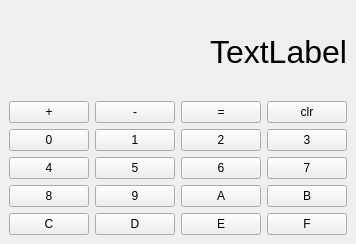
<?xml version="1.0" encoding="UTF-8"?>
<ui version="4.0">
 <class>MainWindow</class>
 <widget class="QMainWindow" name="MainWindow">
  <property name="geometry">
   <rect>
    <x>0</x>
    <y>0</y>
    <width>242</width>
    <height>244</height>
   </rect>
  </property>
  <property name="windowTitle">
   <string>Hex Calculator</string>
  </property>
  <widget class="QWidget" name="centralwidget">
   <layout class="QGridLayout" name="gridLayout">
    <item row="5" column="0">
     <widget class="QPushButton" name="buttonc">
      <property name="sizePolicy">
       <sizepolicy hsizetype="Preferred" vsizetype="Preferred">
        <horstretch>0</horstretch>
        <verstretch>0</verstretch>
       </sizepolicy>
      </property>
      <property name="text">
       <string>C</string>
      </property>
     </widget>
    </item>
    <item row="4" column="3">
     <widget class="QPushButton" name="buttonb">
      <property name="sizePolicy">
       <sizepolicy hsizetype="Preferred" vsizetype="Preferred">
        <horstretch>0</horstretch>
        <verstretch>0</verstretch>
       </sizepolicy>
      </property>
      <property name="text">
       <string>B</string>
      </property>
     </widget>
    </item>
    <item row="4" column="2">
     <widget class="QPushButton" name="buttona">
      <property name="sizePolicy">
       <sizepolicy hsizetype="Preferred" vsizetype="Preferred">
        <horstretch>0</horstretch>
        <verstretch>0</verstretch>
       </sizepolicy>
      </property>
      <property name="text">
       <string>A</string>
      </property>
     </widget>
    </item>
    <item row="1" column="2">
     <widget class="QPushButton" name="equ">
      <property name="sizePolicy">
       <sizepolicy hsizetype="Preferred" vsizetype="Preferred">
        <horstretch>0</horstretch>
        <verstretch>0</verstretch>
       </sizepolicy>
      </property>
      <property name="text">
       <string>=</string>
      </property>
     </widget>
    </item>
    <item row="1" column="0">
     <widget class="QPushButton" name="add">
      <property name="sizePolicy">
       <sizepolicy hsizetype="Preferred" vsizetype="Preferred">
        <horstretch>0</horstretch>
        <verstretch>0</verstretch>
       </sizepolicy>
      </property>
      <property name="text">
       <string>+</string>
      </property>
     </widget>
    </item>
    <item row="4" column="0">
     <widget class="QPushButton" name="button8">
      <property name="sizePolicy">
       <sizepolicy hsizetype="Preferred" vsizetype="Preferred">
        <horstretch>0</horstretch>
        <verstretch>0</verstretch>
       </sizepolicy>
      </property>
      <property name="text">
       <string>8</string>
      </property>
     </widget>
    </item>
    <item row="3" column="2">
     <widget class="QPushButton" name="button6">
      <property name="sizePolicy">
       <sizepolicy hsizetype="Preferred" vsizetype="Preferred">
        <horstretch>0</horstretch>
        <verstretch>0</verstretch>
       </sizepolicy>
      </property>
      <property name="text">
       <string>6</string>
      </property>
     </widget>
    </item>
    <item row="2" column="2">
     <widget class="QPushButton" name="button2">
      <property name="sizePolicy">
       <sizepolicy hsizetype="Preferred" vsizetype="Preferred">
        <horstretch>0</horstretch>
        <verstretch>0</verstretch>
       </sizepolicy>
      </property>
      <property name="text">
       <string>2</string>
      </property>
     </widget>
    </item>
    <item row="5" column="2">
     <widget class="QPushButton" name="buttone">
      <property name="sizePolicy">
       <sizepolicy hsizetype="Preferred" vsizetype="Preferred">
        <horstretch>0</horstretch>
        <verstretch>0</verstretch>
       </sizepolicy>
      </property>
      <property name="text">
       <string>E</string>
      </property>
     </widget>
    </item>
    <item row="4" column="1">
     <widget class="QPushButton" name="button9">
      <property name="sizePolicy">
       <sizepolicy hsizetype="Preferred" vsizetype="Preferred">
        <horstretch>0</horstretch>
        <verstretch>0</verstretch>
       </sizepolicy>
      </property>
      <property name="text">
       <string>9</string>
      </property>
     </widget>
    </item>
    <item row="3" column="0">
     <widget class="QPushButton" name="button4">
      <property name="sizePolicy">
       <sizepolicy hsizetype="Preferred" vsizetype="Preferred">
        <horstretch>0</horstretch>
        <verstretch>0</verstretch>
       </sizepolicy>
      </property>
      <property name="text">
       <string>4</string>
      </property>
     </widget>
    </item>
    <item row="2" column="0">
     <widget class="QPushButton" name="button0">
      <property name="sizePolicy">
       <sizepolicy hsizetype="Preferred" vsizetype="Preferred">
        <horstretch>0</horstretch>
        <verstretch>0</verstretch>
       </sizepolicy>
      </property>
      <property name="text">
       <string>0</string>
      </property>
     </widget>
    </item>
    <item row="2" column="3">
     <widget class="QPushButton" name="button3">
      <property name="sizePolicy">
       <sizepolicy hsizetype="Preferred" vsizetype="Preferred">
        <horstretch>0</horstretch>
        <verstretch>0</verstretch>
       </sizepolicy>
      </property>
      <property name="text">
       <string>3</string>
      </property>
     </widget>
    </item>
    <item row="1" column="1">
     <widget class="QPushButton" name="sub">
      <property name="sizePolicy">
       <sizepolicy hsizetype="Preferred" vsizetype="Preferred">
        <horstretch>0</horstretch>
        <verstretch>0</verstretch>
       </sizepolicy>
      </property>
      <property name="text">
       <string>-</string>
      </property>
     </widget>
    </item>
    <item row="3" column="1">
     <widget class="QPushButton" name="button5">
      <property name="sizePolicy">
       <sizepolicy hsizetype="Preferred" vsizetype="Preferred">
        <horstretch>0</horstretch>
        <verstretch>0</verstretch>
       </sizepolicy>
      </property>
      <property name="text">
       <string>5</string>
      </property>
     </widget>
    </item>
    <item row="2" column="1">
     <widget class="QPushButton" name="button1">
      <property name="sizePolicy">
       <sizepolicy hsizetype="Preferred" vsizetype="Preferred">
        <horstretch>0</horstretch>
        <verstretch>0</verstretch>
       </sizepolicy>
      </property>
      <property name="text">
       <string>1</string>
      </property>
     </widget>
    </item>
    <item row="3" column="3">
     <widget class="QPushButton" name="button7">
      <property name="sizePolicy">
       <sizepolicy hsizetype="Preferred" vsizetype="Preferred">
        <horstretch>0</horstretch>
        <verstretch>0</verstretch>
       </sizepolicy>
      </property>
      <property name="text">
       <string>7</string>
      </property>
     </widget>
    </item>
    <item row="5" column="1">
     <widget class="QPushButton" name="buttond">
      <property name="sizePolicy">
       <sizepolicy hsizetype="Preferred" vsizetype="Preferred">
        <horstretch>0</horstretch>
        <verstretch>0</verstretch>
       </sizepolicy>
      </property>
      <property name="text">
       <string>D</string>
      </property>
     </widget>
    </item>
    <item row="1" column="3">
     <widget class="QPushButton" name="clr">
      <property name="sizePolicy">
       <sizepolicy hsizetype="Preferred" vsizetype="Preferred">
        <horstretch>0</horstretch>
        <verstretch>0</verstretch>
       </sizepolicy>
      </property>
      <property name="text">
       <string>clr</string>
      </property>
     </widget>
    </item>
    <item row="5" column="3">
     <widget class="QPushButton" name="buttonf">
      <property name="sizePolicy">
       <sizepolicy hsizetype="Preferred" vsizetype="Preferred">
        <horstretch>0</horstretch>
        <verstretch>0</verstretch>
       </sizepolicy>
      </property>
      <property name="text">
       <string>F</string>
      </property>
     </widget>
    </item>
    <item row="0" column="0" colspan="4">
     <widget class="QLabel" name="label">
      <property name="sizePolicy">
       <sizepolicy hsizetype="Preferred" vsizetype="Expanding">
        <horstretch>0</horstretch>
        <verstretch>0</verstretch>
       </sizepolicy>
      </property>
      <property name="font">
       <font>
        <pointsize>24</pointsize>
       </font>
      </property>
      <property name="text">
       <string>TextLabel</string>
      </property>
      <property name="alignment">
       <set>Qt::AlignRight|Qt::AlignTrailing|Qt::AlignVCenter</set>
      </property>
     </widget>
    </item>
   </layout>
  </widget>
 </widget>
 <resources/>
 <connections/>
</ui>
